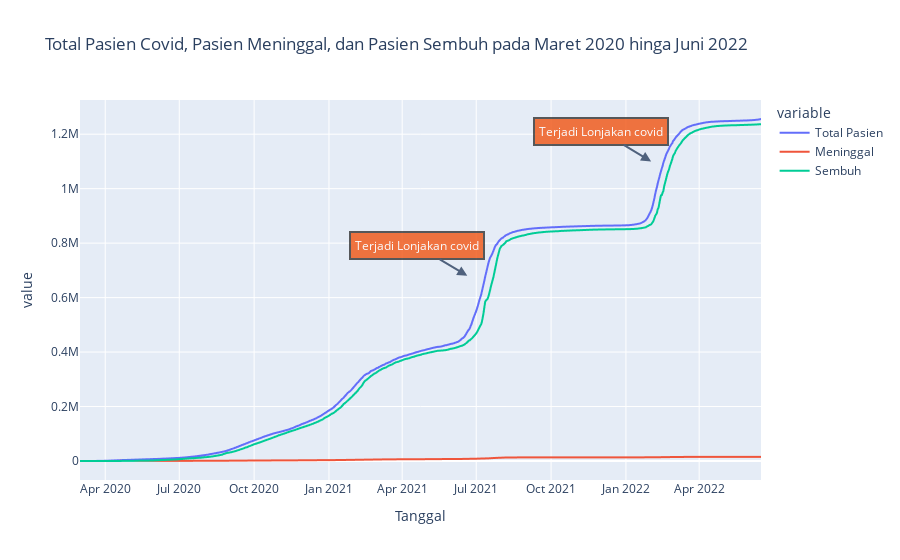

The code cell stored with this chart in its notebook:
### Code cell
fig = px.line(x='Tanggal', y=['Total Pasien','Meninggal','Sembuh'], data_frame=df_DU_Jakarta,title='Total Pasien Covid, Pasien Meninggal, dan Pasien Sembuh pada Maret 2020 hinga Juni 2022')
fig.add_annotation(x='2021-06-20', y=680000,
            text="Terjadi Lonjakan covid",
            align="center",
            arrowhead=2,
            arrowsize=1,
            arrowwidth=2,
            # yshift=40,
            # xshift=10,
            ax=-50,
            ay=-30,
            bordercolor="#333",
            borderwidth=2,
            borderpad=4,
            bgcolor="#F15412",
            opacity=0.8,
            font_color="#fff")

fig.add_annotation(x='2022-02-01', y=1100000,
            text="Terjadi Lonjakan covid",
            align="center",
            arrowhead=2,
            arrowsize=1,
            arrowwidth=2,
            # yshift=40,
            # xshift=10,
            ax=-50,
            ay=-30,
            bordercolor="#333",
            borderwidth=2,
            borderpad=4,
            bgcolor="#F15412",
            opacity=0.8,
            font_color="#fff")
fig.show()

### Figure 1 — Plotly figure (JSON) as saved in the notebook; plotly's stock layout.template omitted (floating-point values rounded to 4 significant figures; data arrays with more than 128 entries replaced by an {"elided": "..."} marker saying what was removed)
{"data": [{"hovertemplate": "variable=Total Pasien<br>Tanggal=%{x}<br>value=%{y}<extra></extra>", "legendgroup": "Total Pasien", "line": {"color": "#636efa", "dash": "solid"}, "marker": {"symbol": "circle"}, "mode": "lines", "name": "Total Pasien", "showlegend": true, "type": "scattergl", "x": {"elided": "838 str values"}, "xaxis": "x", "y": {"elided": "838 int values"}, "yaxis": "y"}, {"hovertemplate": "variable=Meninggal<br>Tanggal=%{x}<br>value=%{y}<extra></extra>", "legendgroup": "Meninggal", "line": {"color": "#EF553B", "dash": "solid"}, "marker": {"symbol": "circle"}, "mode": "lines", "name": "Meninggal", "showlegend": true, "type": "scattergl", "x": {"elided": "838 str values"}, "xaxis": "x", "y": {"elided": "838 int values"}, "yaxis": "y"}, {"hovertemplate": "variable=Sembuh<br>Tanggal=%{x}<br>value=%{y}<extra></extra>", "legendgroup": "Sembuh", "line": {"color": "#00cc96", "dash": "solid"}, "marker": {"symbol": "circle"}, "mode": "lines", "name": "Sembuh", "showlegend": true, "type": "scattergl", "x": {"elided": "838 str values"}, "xaxis": "x", "y": {"elided": "838 int values"}, "yaxis": "y"}], "layout": {"annotations": [{"align": "center", "arrowhead": 2, "arrowsize": 1, "arrowwidth": 2, "ax": -50, "ay": -30, "bgcolor": "#F15412", "bordercolor": "#333", "borderpad": 4, "borderwidth": 2, "font": {"color": "#fff"}, "opacity": 0.8, "text": "Terjadi Lonjakan covid", "x": "2021-06-20", "y": 680000}, {"align": "center", "arrowhead": 2, "arrowsize": 1, "arrowwidth": 2, "ax": -50, "ay": -30, "bgcolor": "#F15412", "bordercolor": "#333", "borderpad": 4, "borderwidth": 2, "font": {"color": "#fff"}, "opacity": 0.8, "text": "Terjadi Lonjakan covid", "x": "2022-02-01", "y": 1100000}], "legend": {"title": {"text": "variable"}, "tracegroupgap": 0}, "title": {"text": "Total Pasien Covid, Pasien Meninggal, dan Pasien Sembuh pada Maret 2020 hinga Juni 2022"}, "xaxis": {"anchor": "y", "domain": [0, 1], "title": {"text": "Tanggal"}}, "yaxis": {"anchor": "x", "domain": [0, 1], "title": {"text": "value"}}}}
